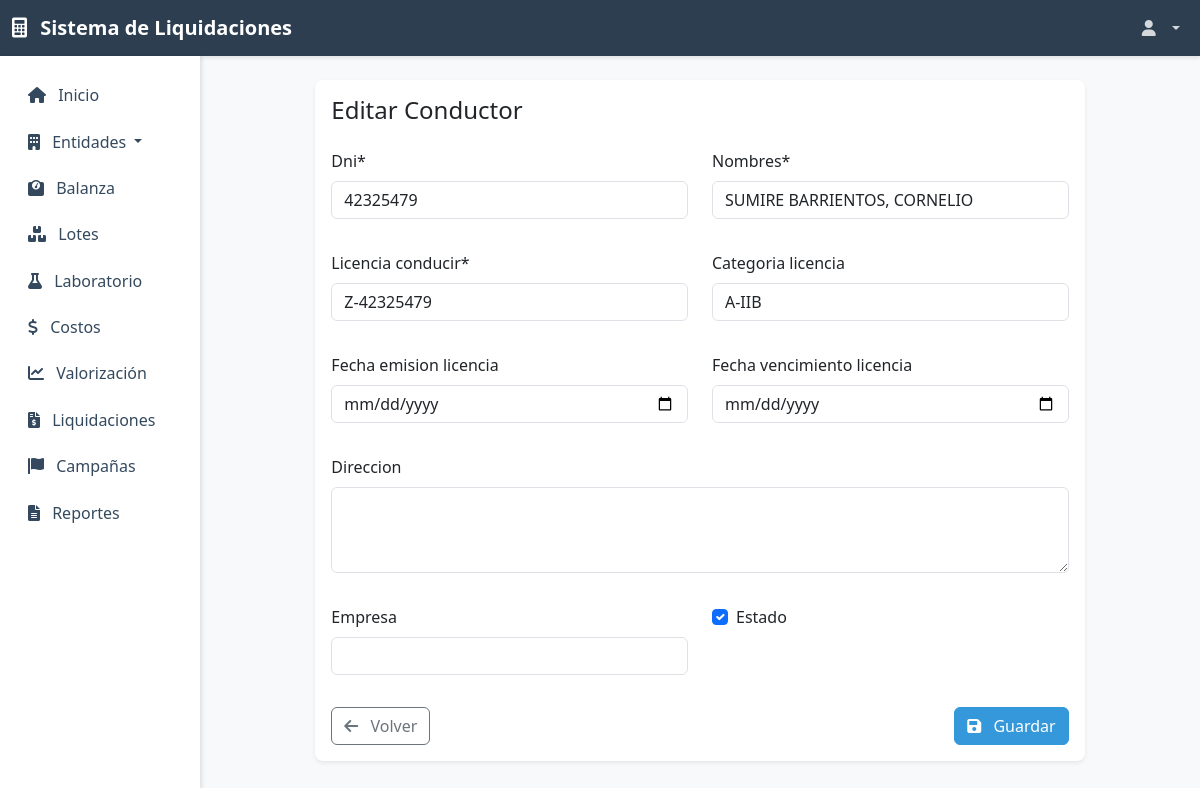
The app's page /entidades/conductores/1/editar/ (signed in) with its own data.
### entidades/models.py (models this page shows, shortened)
class Conductor(models.Model):
    dni = models.CharField(max_length=8, unique=True)
    nombres = models.CharField(max_length=200)
    licencia_conducir = models.CharField(max_length=20)
    categoria_licencia = models.CharField(max_length=10, blank=True, null=True)
    fecha_emision_licencia = models.DateField(blank=True, null=True)
    fecha_vencimiento_licencia = models.DateField(blank=True, null=True)
    direccion = models.TextField(blank=True, null=True)
    empresa = models.CharField(max_length=200, blank=True, null=True)
    estado = models.BooleanField(default=True)
    fecha_creacion = models.DateTimeField(auto_now_add=True)
    fecha_actualizacion = models.DateTimeField(auto_now=True)
    class Meta:
        verbose_name = 'Conductor'
        verbose_name_plural = 'Conductores'

### entidades/views.py (the view)
# urls.py: path('conductores/<int:pk>/editar/', views.conductor_update, name='conductor_update'),
@permission_required('entidades.change_conductor', raise_exception=True)
@login_required
def conductor_update(request, pk):
    conductor = get_object_or_404(Conductor, pk=pk)
    if request.method == 'POST':
        form = ConductorForm(request.POST, instance=conductor)
        if form.is_valid():
            form.save()
            messages.success(request, 'Conductor actualizado correctamente.')
            return redirect('entidades:conductor_detail', pk=conductor.pk)
    else:
        form = ConductorForm(instance=conductor)
    context = {
        'form': form,
        'title': 'Editar Conductor',
        'conductor': conductor,
    }
    return render(request, 'entidades/conductor_form.html', context)

### entidades/forms.py
class ConductorForm(forms.ModelForm):
    class Meta:
        model = Conductor
        fields = [
            'dni',
            'nombres',
            'licencia_conducir',
            'categoria_licencia',
            'fecha_emision_licencia',
            'fecha_vencimiento_licencia',
            'direccion',
            'empresa',
            'estado',
        ]
        widgets = {
            'dni': forms.TextInput(attrs={'class': 'form-control'}),
            'nombres': forms.TextInput(attrs={'class': 'form-control'}),
            'licencia_conducir': forms.TextInput(attrs={'class': 'form-control'}),
            'categoria_licencia': forms.TextInput(attrs={'class': 'form-control'}),
            'fecha_emision_licencia': forms.DateInput(attrs={'class': 'form-control', 'type': 'date'}),
            'fecha_vencimiento_licencia': forms.DateInput(attrs={'class': 'form-control', 'type': 'date'}),
            'direccion': forms.Textarea(attrs={'class': 'form-control', 'rows': 3}),
            'empresa': forms.TextInput(attrs={'class': 'form-control'}),
            'estado': forms.CheckboxInput(attrs={'class': 'form-check-input'}),
        }

### templates/entidades/conductor_form.html (shortened to what this page needs)
{% extends 'base.html' %}
{% load crispy_forms_tags %}
{% block content %}
<div class="container-fluid py-4">
    <div class="row justify-content-center">
        <div class="col-md-10">
            <div class="card border-0 shadow-sm">
                <div class="card-body">
                    <h4 class="card-title mb-4">{{ title }}</h4>
                    <form method="post" novalidate>
                        <div class="row">
                            <div class="col-md-6 mb-3">
                                {{ form.dni|as_crispy_field }}
                            </div>
                            <div class="col-md-6 mb-3">
                                {{ form.nombres|as_crispy_field }}
                            </div>
                        </div>
                        <div class="row">
                            <div class="col-md-6 mb-3">
                                {{ form.licencia_conducir|as_crispy_field }}
                            </div>
                            <div class="col-md-6 mb-3">
                                {{ form.categoria_licencia|as_crispy_field }}
                            </div>
                        </div>
                        <div class="row">
                            <div class="col-md-6 mb-3">
                                {{ form.fecha_emision_licencia|as_crispy_field }}
                            </div>
                            <div class="col-md-6 mb-3">
                                {{ form.fecha_vencimiento_licencia|as_crispy_field }}
                            </div>
                        </div>
                        <div class="row">
                            <div class="col-md-12 mb-3">
                                {{ form.direccion|as_crispy_field }}
                            </div>
                        </div>
                        <div class="row">
                            <div class="col-md-6 mb-3">
                                {{ form.empresa|as_crispy_field }}
                            </div>
                            <div class="col-md-6 mb-3">
                                {{ form.estado|as_crispy_field }}
                            </div>
                        </div>
                        <div class="d-flex justify-content-between align-items-center">
                            <a href="{% url 'entidades:conductor_list' %}" class="btn btn-outline-secondary">
                                <i class="fas fa-arrow-left me-2"></i>
                                Volver
                            </a>
                            <button type="submit" class="btn btn-primary">
                                <i class="fas fa-save me-2"></i>
                                Guardar
                            </button>
                        </div>
                    </form>
                </div>
            </div>
        </div>
    </div>
</div>
{% endblock %}

### templates/base.html (style rules this page uses)
:root { --primary-color: #2c3e50; --secondary-color: #34495e; --accent-color: #3498db; }
body { font-family: 'Segoe UI', Tahoma, Geneva, Verdana, sans-serif; background-color: #f8f9fa; }
.card { border: none; box-shadow: 0 2px 4px rgba(0,0,0,0.1); border-radius: 0.5rem; }
.btn-primary { background-color: var(--accent-color); border-color: var(--accent-color); }

### records on screen
Conductor: dni "42325479", nombres "SUMIRE BARRIENTOS, CORNELIO", licencia_conducir "Z-42325479", categoria_licencia "A-IIB", estado "☑"

### other values on screen
{{ title }} "Editar Conductor"
